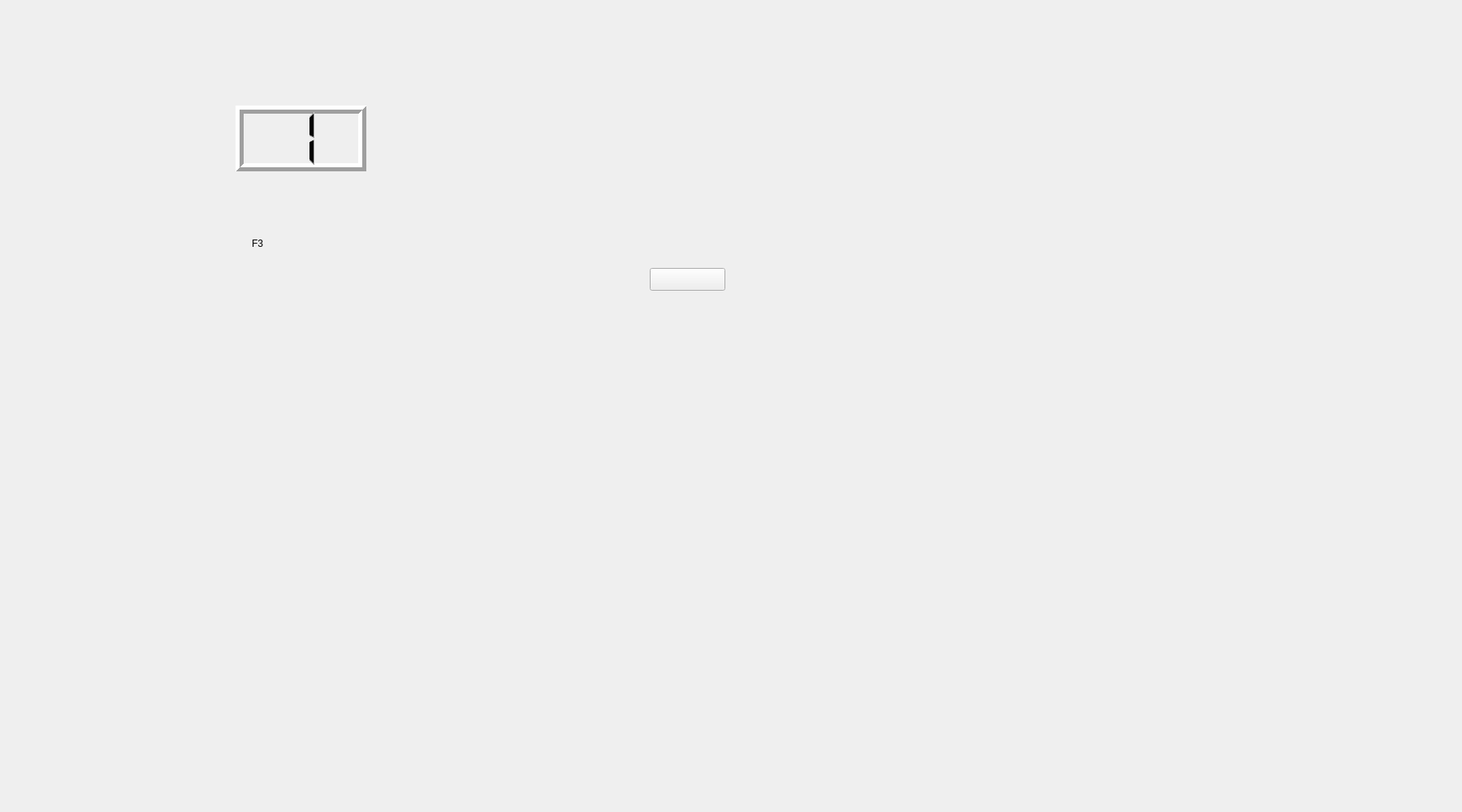
<?xml version="1.0" encoding="UTF-8"?>
<ui version="4.0">
 <class>MainWindow</class>
 <widget class="QMainWindow" name="MainWindow">
  <property name="geometry">
   <rect>
    <x>0</x>
    <y>0</y>
    <width>1800</width>
    <height>1000</height>
   </rect>
  </property>
  <property name="windowTitle">
   <string>MainWindow</string>
  </property>
  <property name="autoFillBackground">
   <bool>false</bool>
  </property>
  <widget class="QWidget" name="centralWidget">
   <widget class="QLabel" name="label">
    <property name="geometry">
     <rect>
      <x>310</x>
      <y>290</y>
      <width>21</width>
      <height>20</height>
     </rect>
    </property>
    <property name="text">
     <string>F3</string>
    </property>
   </widget>
   <widget class="QPushButton" name="up">
    <property name="geometry">
     <rect>
      <x>330</x>
      <y>290</y>
      <width>20</width>
      <height>20</height>
     </rect>
    </property>
    <property name="text">
     <string/>
    </property>
    <property name="icon">
     <iconset>
      <normaloff>C:/Users/39270/Desktop/新建文件夹/up.ico</normaloff>C:/Users/39270/Desktop/新建文件夹/up.ico</iconset>
    </property>
    <property name="checkable">
     <bool>true</bool>
    </property>
    <property name="checked">
     <bool>false</bool>
    </property>
    <property name="autoDefault">
     <bool>false</bool>
    </property>
    <property name="flat">
     <bool>true</bool>
    </property>
   </widget>
   <widget class="QPushButton" name="down">
    <property name="geometry">
     <rect>
      <x>350</x>
      <y>290</y>
      <width>20</width>
      <height>20</height>
     </rect>
    </property>
    <property name="text">
     <string/>
    </property>
    <property name="icon">
     <iconset>
      <normaloff>C:/Users/39270/Desktop/新建文件夹/down.ico</normaloff>C:/Users/39270/Desktop/新建文件夹/down.ico</iconset>
    </property>
    <property name="checkable">
     <bool>true</bool>
    </property>
    <property name="flat">
     <bool>true</bool>
    </property>
   </widget>
   <widget class="QPushButton" name="close">
    <property name="geometry">
     <rect>
      <x>340</x>
      <y>560</y>
      <width>101</width>
      <height>51</height>
     </rect>
    </property>
    <property name="text">
     <string/>
    </property>
    <property name="icon">
     <iconset>
      <normaloff>close.png</normaloff>close.png</iconset>
    </property>
    <property name="iconSize">
     <size>
      <width>40</width>
      <height>40</height>
     </size>
    </property>
    <property name="flat">
     <bool>true</bool>
    </property>
   </widget>
   <widget class="QPushButton" name="open">
    <property name="geometry">
     <rect>
      <x>400</x>
      <y>490</y>
      <width>93</width>
      <height>28</height>
     </rect>
    </property>
    <property name="text">
     <string/>
    </property>
    <property name="icon">
     <iconset>
      <normaloff>open.png</normaloff>open.png</iconset>
    </property>
    <property name="iconSize">
     <size>
      <width>40</width>
      <height>40</height>
     </size>
    </property>
    <property name="autoDefault">
     <bool>false</bool>
    </property>
    <property name="flat">
     <bool>true</bool>
    </property>
   </widget>
   <widget class="QLCDNumber" name="indicator">
    <property name="geometry">
     <rect>
      <x>290</x>
      <y>130</y>
      <width>161</width>
      <height>81</height>
     </rect>
    </property>
    <property name="lineWidth">
     <number>5</number>
    </property>
    <property name="digitCount">
     <number>1</number>
    </property>
    <property name="intValue" stdset="0">
     <number>1</number>
    </property>
   </widget>
   <widget class="QPushButton" name="alert">
    <property name="geometry">
     <rect>
      <x>800</x>
      <y>330</y>
      <width>93</width>
      <height>28</height>
     </rect>
    </property>
    <property name="text">
     <string/>
    </property>
    <property name="icon">
     <iconset>
      <normaloff>alert.png</normaloff>alert.png</iconset>
    </property>
   </widget>
  </widget>
 </widget>
 <layoutdefault spacing="6" margin="11"/>
 <resources/>
 <connections/>
</ui>
